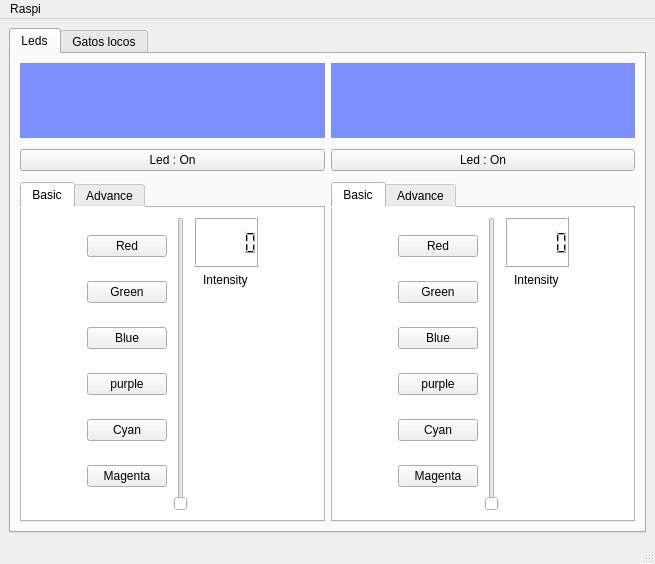
<?xml version="1.0" encoding="UTF-8"?>
<ui version="4.0">
 <class>MainWindow</class>
 <widget class="QMainWindow" name="MainWindow">
  <property name="geometry">
   <rect>
    <x>0</x>
    <y>0</y>
    <width>655</width>
    <height>563</height>
   </rect>
  </property>
  <property name="windowTitle">
   <string>MainWindow</string>
  </property>
  <widget class="QWidget" name="centralwidget">
   <layout class="QHBoxLayout" name="horizontalLayout_5">
    <item>
     <layout class="QVBoxLayout" name="verticalLayout_9">
      <item>
       <widget class="QTabWidget" name="tabWidget_3">
        <property name="currentIndex">
         <number>0</number>
        </property>
        <widget class="QWidget" name="tab_5">
         <attribute name="title">
          <string>Leds</string>
         </attribute>
         <layout class="QHBoxLayout" name="horizontalLayout_16">
          <item>
           <layout class="QHBoxLayout" name="horizontalLayout_11">
            <item>
             <layout class="QVBoxLayout" name="verticalLayout_13">
              <property name="spacing">
               <number>11</number>
              </property>
              <property name="sizeConstraint">
               <enum>QLayout::SetMaximumSize</enum>
              </property>
              <property name="topMargin">
               <number>0</number>
              </property>
              <item>
               <widget class="QLabel" name="label">
                <property name="enabled">
                 <bool>true</bool>
                </property>
                <property name="minimumSize">
                 <size>
                  <width>0</width>
                  <height>75</height>
                 </size>
                </property>
                <property name="styleSheet">
                 <string notr="true">background: rgb(124, 144, 255);
height: 100px;</string>
                </property>
                <property name="text">
                 <string/>
                </property>
               </widget>
              </item>
              <item>
               <widget class="QPushButton" name="pushButton">
                <property name="text">
                 <string>Led : On</string>
                </property>
               </widget>
              </item>
              <item>
               <widget class="QTabWidget" name="tabWidget">
                <property name="styleSheet">
                 <string notr="true">background:white;</string>
                </property>
                <property name="currentIndex">
                 <number>0</number>
                </property>
                <widget class="QWidget" name="tab">
                 <attribute name="title">
                  <string>Basic</string>
                 </attribute>
                 <layout class="QHBoxLayout" name="horizontalLayout_8">
                  <item>
                   <spacer name="horizontalSpacer_6">
                    <property name="orientation">
                     <enum>Qt::Horizontal</enum>
                    </property>
                    <property name="sizeHint" stdset="0">
                     <size>
                      <width>40</width>
                      <height>20</height>
                     </size>
                    </property>
                   </spacer>
                  </item>
                  <item>
                   <layout class="QHBoxLayout" name="horizontalLayout_7">
                    <item>
                     <layout class="QVBoxLayout" name="verticalLayout">
                      <item>
                       <widget class="QPushButton" name="pushButton_5">
                        <property name="styleSheet">
                         <string notr="true">background-color: rgb(240, 240, 240);</string>
                        </property>
                        <property name="text">
                         <string>Red</string>
                        </property>
                       </widget>
                      </item>
                      <item>
                       <widget class="QPushButton" name="pushButton_4">
                        <property name="styleSheet">
                         <string notr="true">background-color: rgb(240, 240, 240);</string>
                        </property>
                        <property name="text">
                         <string>Green</string>
                        </property>
                       </widget>
                      </item>
                      <item>
                       <widget class="QPushButton" name="pushButton_3">
                        <property name="styleSheet">
                         <string notr="true">background-color: rgb(240, 240, 240);</string>
                        </property>
                        <property name="text">
                         <string>Blue</string>
                        </property>
                       </widget>
                      </item>
                      <item>
                       <widget class="QPushButton" name="pushButton_6">
                        <property name="styleSheet">
                         <string notr="true">background-color: rgb(240, 240, 240);</string>
                        </property>
                        <property name="text">
                         <string>purple</string>
                        </property>
                       </widget>
                      </item>
                      <item>
                       <widget class="QPushButton" name="pushButton_2">
                        <property name="styleSheet">
                         <string notr="true">background-color: rgb(240, 240, 240);</string>
                        </property>
                        <property name="text">
                         <string>Cyan</string>
                        </property>
                       </widget>
                      </item>
                      <item>
                       <widget class="QPushButton" name="pushButton_7">
                        <property name="styleSheet">
                         <string notr="true">background-color: rgb(240, 240, 240);</string>
                        </property>
                        <property name="text">
                         <string>Magenta</string>
                        </property>
                       </widget>
                      </item>
                     </layout>
                    </item>
                    <item>
                     <widget class="QSlider" name="verticalSlider">
                      <property name="maximum">
                       <number>100</number>
                      </property>
                      <property name="orientation">
                       <enum>Qt::Vertical</enum>
                      </property>
                     </widget>
                    </item>
                    <item>
                     <layout class="QVBoxLayout" name="verticalLayout_11">
                      <item>
                       <widget class="QLCDNumber" name="lcdNumber_5">
                        <property name="maximumSize">
                         <size>
                          <width>100</width>
                          <height>50</height>
                         </size>
                        </property>
                       </widget>
                      </item>
                      <item alignment="Qt::AlignHCenter|Qt::AlignTop">
                       <widget class="QLabel" name="label_5">
                        <property name="text">
                         <string>Intensity</string>
                        </property>
                       </widget>
                      </item>
                     </layout>
                    </item>
                   </layout>
                  </item>
                  <item>
                   <spacer name="horizontalSpacer_8">
                    <property name="orientation">
                     <enum>Qt::Horizontal</enum>
                    </property>
                    <property name="sizeHint" stdset="0">
                     <size>
                      <width>40</width>
                      <height>20</height>
                     </size>
                    </property>
                   </spacer>
                  </item>
                 </layout>
                </widget>
                <widget class="QWidget" name="tab_2">
                 <attribute name="title">
                  <string>Advance</string>
                 </attribute>
                 <layout class="QVBoxLayout" name="verticalLayout_12">
                  <item>
                   <layout class="QHBoxLayout" name="horizontalLayout">
                    <item>
                     <layout class="QVBoxLayout" name="verticalLayout_4">
                      <item>
                       <widget class="QLCDNumber" name="lcdNumber">
                        <property name="maximumSize">
                         <size>
                          <width>100</width>
                          <height>16777215</height>
                         </size>
                        </property>
                       </widget>
                      </item>
                      <item alignment="Qt::AlignHCenter">
                       <widget class="QSlider" name="verticalSlider_6">
                        <property name="maximum">
                         <number>255</number>
                        </property>
                        <property name="value">
                         <number>100</number>
                        </property>
                        <property name="orientation">
                         <enum>Qt::Vertical</enum>
                        </property>
                       </widget>
                      </item>
                      <item alignment="Qt::AlignHCenter">
                       <widget class="QLabel" name="label_4">
                        <property name="styleSheet">
                         <string notr="true">padding:6px;</string>
                        </property>
                        <property name="text">
                         <string>Red</string>
                        </property>
                       </widget>
                      </item>
                     </layout>
                    </item>
                    <item>
                     <layout class="QVBoxLayout" name="verticalLayout_2">
                      <item>
                       <widget class="QLCDNumber" name="lcdNumber_3">
                        <property name="maximumSize">
                         <size>
                          <width>100</width>
                          <height>16777215</height>
                         </size>
                        </property>
                       </widget>
                      </item>
                      <item alignment="Qt::AlignHCenter">
                       <widget class="QSlider" name="verticalSlider_3">
                        <property name="maximum">
                         <number>255</number>
                        </property>
                        <property name="value">
                         <number>100</number>
                        </property>
                        <property name="orientation">
                         <enum>Qt::Vertical</enum>
                        </property>
                       </widget>
                      </item>
                      <item alignment="Qt::AlignHCenter">
                       <widget class="QLabel" name="label_2">
                        <property name="styleSheet">
                         <string notr="true">padding:6px;</string>
                        </property>
                        <property name="text">
                         <string>Green</string>
                        </property>
                       </widget>
                      </item>
                     </layout>
                    </item>
                    <item>
                     <layout class="QVBoxLayout" name="verticalLayout_3">
                      <item>
                       <widget class="QLCDNumber" name="lcdNumber_2">
                        <property name="maximumSize">
                         <size>
                          <width>100</width>
                          <height>16777215</height>
                         </size>
                        </property>
                       </widget>
                      </item>
                      <item alignment="Qt::AlignHCenter">
                       <widget class="QSlider" name="verticalSlider_5">
                        <property name="maximum">
                         <number>255</number>
                        </property>
                        <property name="value">
                         <number>100</number>
                        </property>
                        <property name="orientation">
                         <enum>Qt::Vertical</enum>
                        </property>
                       </widget>
                      </item>
                      <item alignment="Qt::AlignHCenter">
                       <widget class="QLabel" name="label_3">
                        <property name="styleSheet">
                         <string notr="true">padding:6px;</string>
                        </property>
                        <property name="text">
                         <string>Blue</string>
                        </property>
                       </widget>
                      </item>
                     </layout>
                    </item>
                    <item>
                     <spacer name="horizontalSpacer_10">
                      <property name="orientation">
                       <enum>Qt::Horizontal</enum>
                      </property>
                      <property name="sizeHint" stdset="0">
                       <size>
                        <width>40</width>
                        <height>20</height>
                       </size>
                      </property>
                     </spacer>
                    </item>
                   </layout>
                  </item>
                  <item>
                   <layout class="QHBoxLayout" name="horizontalLayout_2">
                    <item>
                     <widget class="QSlider" name="horizontalSlider">
                      <property name="maximum">
                       <number>100</number>
                      </property>
                      <property name="orientation">
                       <enum>Qt::Horizontal</enum>
                      </property>
                     </widget>
                    </item>
                    <item>
                     <widget class="QLCDNumber" name="lcdNumber_4">
                      <property name="maximumSize">
                       <size>
                        <width>100</width>
                        <height>16777215</height>
                       </size>
                      </property>
                     </widget>
                    </item>
                    <item>
                     <spacer name="horizontalSpacer_12">
                      <property name="orientation">
                       <enum>Qt::Horizontal</enum>
                      </property>
                      <property name="sizeHint" stdset="0">
                       <size>
                        <width>40</width>
                        <height>20</height>
                       </size>
                      </property>
                     </spacer>
                    </item>
                   </layout>
                  </item>
                 </layout>
                </widget>
               </widget>
              </item>
             </layout>
            </item>
            <item>
             <layout class="QVBoxLayout" name="verticalLayout_17">
              <property name="spacing">
               <number>11</number>
              </property>
              <property name="sizeConstraint">
               <enum>QLayout::SetMaximumSize</enum>
              </property>
              <property name="topMargin">
               <number>0</number>
              </property>
              <item>
               <widget class="QLabel" name="label_12">
                <property name="enabled">
                 <bool>true</bool>
                </property>
                <property name="minimumSize">
                 <size>
                  <width>0</width>
                  <height>75</height>
                 </size>
                </property>
                <property name="styleSheet">
                 <string notr="true">background: rgb(124, 144, 255);
height: 100px;</string>
                </property>
                <property name="text">
                 <string/>
                </property>
               </widget>
              </item>
              <item>
               <widget class="QPushButton" name="pushButton_16">
                <property name="text">
                 <string>Led : On</string>
                </property>
               </widget>
              </item>
              <item>
               <widget class="QTabWidget" name="tabWidget_4">
                <property name="styleSheet">
                 <string notr="true">background:white;</string>
                </property>
                <property name="currentIndex">
                 <number>0</number>
                </property>
                <widget class="QWidget" name="tab_7">
                 <attribute name="title">
                  <string>Basic</string>
                 </attribute>
                 <layout class="QHBoxLayout" name="horizontalLayout_12">
                  <item>
                   <spacer name="horizontalSpacer">
                    <property name="orientation">
                     <enum>Qt::Horizontal</enum>
                    </property>
                    <property name="sizeHint" stdset="0">
                     <size>
                      <width>40</width>
                      <height>20</height>
                     </size>
                    </property>
                   </spacer>
                  </item>
                  <item>
                   <layout class="QHBoxLayout" name="horizontalLayout_13">
                    <item>
                     <layout class="QVBoxLayout" name="verticalLayout_18">
                      <item>
                       <widget class="QPushButton" name="pushButton_17">
                        <property name="styleSheet">
                         <string notr="true">background-color: rgb(240, 240, 240);</string>
                        </property>
                        <property name="text">
                         <string>Red</string>
                        </property>
                       </widget>
                      </item>
                      <item>
                       <widget class="QPushButton" name="pushButton_18">
                        <property name="styleSheet">
                         <string notr="true">background-color: rgb(240, 240, 240);</string>
                        </property>
                        <property name="text">
                         <string>Green</string>
                        </property>
                       </widget>
                      </item>
                      <item>
                       <widget class="QPushButton" name="pushButton_19">
                        <property name="styleSheet">
                         <string notr="true">background-color: rgb(240, 240, 240);</string>
                        </property>
                        <property name="text">
                         <string>Blue</string>
                        </property>
                       </widget>
                      </item>
                      <item>
                       <widget class="QPushButton" name="pushButton_20">
                        <property name="styleSheet">
                         <string notr="true">background-color: rgb(240, 240, 240);</string>
                        </property>
                        <property name="text">
                         <string>purple</string>
                        </property>
                       </widget>
                      </item>
                      <item>
                       <widget class="QPushButton" name="pushButton_21">
                        <property name="styleSheet">
                         <string notr="true">background-color: rgb(240, 240, 240);</string>
                        </property>
                        <property name="text">
                         <string>Cyan</string>
                        </property>
                       </widget>
                      </item>
                      <item>
                       <widget class="QPushButton" name="pushButton_22">
                        <property name="styleSheet">
                         <string notr="true">background-color: rgb(240, 240, 240);</string>
                        </property>
                        <property name="text">
                         <string>Magenta</string>
                        </property>
                       </widget>
                      </item>
                     </layout>
                    </item>
                    <item>
                     <widget class="QSlider" name="verticalSlider_9">
                      <property name="maximum">
                       <number>100</number>
                      </property>
                      <property name="orientation">
                       <enum>Qt::Vertical</enum>
                      </property>
                     </widget>
                    </item>
                    <item>
                     <layout class="QVBoxLayout" name="verticalLayout_19">
                      <item>
                       <widget class="QLCDNumber" name="lcdNumber_11">
                        <property name="maximumSize">
                         <size>
                          <width>100</width>
                          <height>50</height>
                         </size>
                        </property>
                       </widget>
                      </item>
                      <item alignment="Qt::AlignHCenter|Qt::AlignTop">
                       <widget class="QLabel" name="label_13">
                        <property name="text">
                         <string>Intensity</string>
                        </property>
                       </widget>
                      </item>
                     </layout>
                    </item>
                   </layout>
                  </item>
                  <item>
                   <spacer name="horizontalSpacer_7">
                    <property name="orientation">
                     <enum>Qt::Horizontal</enum>
                    </property>
                    <property name="sizeHint" stdset="0">
                     <size>
                      <width>40</width>
                      <height>20</height>
                     </size>
                    </property>
                   </spacer>
                  </item>
                 </layout>
                </widget>
                <widget class="QWidget" name="tab_8">
                 <attribute name="title">
                  <string>Advance</string>
                 </attribute>
                 <layout class="QVBoxLayout" name="verticalLayout_20">
                  <item>
                   <layout class="QHBoxLayout" name="horizontalLayout_14">
                    <item>
                     <layout class="QVBoxLayout" name="verticalLayout_21">
                      <item>
                       <widget class="QLCDNumber" name="lcdNumber_12">
                        <property name="maximumSize">
                         <size>
                          <width>100</width>
                          <height>16777215</height>
                         </size>
                        </property>
                       </widget>
                      </item>
                      <item alignment="Qt::AlignHCenter">
                       <widget class="QSlider" name="verticalSlider_10">
                        <property name="maximum">
                         <number>255</number>
                        </property>
                        <property name="value">
                         <number>100</number>
                        </property>
                        <property name="orientation">
                         <enum>Qt::Vertical</enum>
                        </property>
                       </widget>
                      </item>
                      <item alignment="Qt::AlignHCenter">
                       <widget class="QLabel" name="label_14">
                        <property name="styleSheet">
                         <string notr="true">padding:6px;</string>
                        </property>
                        <property name="text">
                         <string>Red</string>
                        </property>
                       </widget>
                      </item>
                     </layout>
                    </item>
                    <item>
                     <layout class="QVBoxLayout" name="verticalLayout_22">
                      <item>
                       <widget class="QLCDNumber" name="lcdNumber_13">
                        <property name="maximumSize">
                         <size>
                          <width>100</width>
                          <height>16777215</height>
                         </size>
                        </property>
                       </widget>
                      </item>
                      <item alignment="Qt::AlignHCenter">
                       <widget class="QSlider" name="verticalSlider_11">
                        <property name="maximum">
                         <number>255</number>
                        </property>
                        <property name="value">
                         <number>100</number>
                        </property>
                        <property name="orientation">
                         <enum>Qt::Vertical</enum>
                        </property>
                       </widget>
                      </item>
                      <item alignment="Qt::AlignHCenter">
                       <widget class="QLabel" name="label_15">
                        <property name="styleSheet">
                         <string notr="true">padding:6px;</string>
                        </property>
                        <property name="text">
                         <string>Green</string>
                        </property>
                       </widget>
                      </item>
                     </layout>
                    </item>
                    <item>
                     <layout class="QVBoxLayout" name="verticalLayout_23">
                      <item>
                       <widget class="QLCDNumber" name="lcdNumber_14">
                        <property name="maximumSize">
                         <size>
                          <width>100</width>
                          <height>16777215</height>
                         </size>
                        </property>
                       </widget>
                      </item>
                      <item alignment="Qt::AlignHCenter">
                       <widget class="QSlider" name="verticalSlider_12">
                        <property name="maximum">
                         <number>255</number>
                        </property>
                        <property name="value">
                         <number>100</number>
                        </property>
                        <property name="orientation">
                         <enum>Qt::Vertical</enum>
                        </property>
                       </widget>
                      </item>
                      <item alignment="Qt::AlignHCenter">
                       <widget class="QLabel" name="label_16">
                        <property name="styleSheet">
                         <string notr="true">padding:6px;</string>
                        </property>
                        <property name="text">
                         <string>Blue</string>
                        </property>
                       </widget>
                      </item>
                     </layout>
                    </item>
                    <item>
                     <spacer name="horizontalSpacer_9">
                      <property name="orientation">
                       <enum>Qt::Horizontal</enum>
                      </property>
                      <property name="sizeHint" stdset="0">
                       <size>
                        <width>40</width>
                        <height>20</height>
                       </size>
                      </property>
                     </spacer>
                    </item>
                   </layout>
                  </item>
                  <item>
                   <layout class="QHBoxLayout" name="horizontalLayout_15">
                    <item>
                     <widget class="QSlider" name="horizontalSlider_3">
                      <property name="maximum">
                       <number>100</number>
                      </property>
                      <property name="orientation">
                       <enum>Qt::Horizontal</enum>
                      </property>
                     </widget>
                    </item>
                    <item>
                     <widget class="QLCDNumber" name="lcdNumber_15">
                      <property name="maximumSize">
                       <size>
                        <width>100</width>
                        <height>16777215</height>
                       </size>
                      </property>
                     </widget>
                    </item>
                    <item>
                     <spacer name="horizontalSpacer_11">
                      <property name="orientation">
                       <enum>Qt::Horizontal</enum>
                      </property>
                      <property name="sizeHint" stdset="0">
                       <size>
                        <width>40</width>
                        <height>20</height>
                       </size>
                      </property>
                     </spacer>
                    </item>
                   </layout>
                  </item>
                 </layout>
                </widget>
               </widget>
              </item>
             </layout>
            </item>
           </layout>
          </item>
         </layout>
        </widget>
        <widget class="QWidget" name="tab_6">
         <property name="minimumSize">
          <size>
           <width>629</width>
           <height>475</height>
          </size>
         </property>
         <property name="maximumSize">
          <size>
           <width>16777215</width>
           <height>475</height>
          </size>
         </property>
         <attribute name="title">
          <string>Gatos locos</string>
         </attribute>
         <widget class="QWidget" name="verticalLayoutWidget_6">
          <property name="geometry">
           <rect>
            <x>10</x>
            <y>10</y>
            <width>277</width>
            <height>216</height>
           </rect>
          </property>
          <layout class="QVBoxLayout" name="verticalLayout_24">
           <item>
            <widget class="QLabel" name="label_11">
             <property name="styleSheet">
              <string notr="true">background-color: rgb(129, 125, 255);</string>
             </property>
             <property name="text">
              <string/>
             </property>
             <property name="pixmap">
              <pixmap>gatos/4.png</pixmap>
             </property>
             <property name="scaledContents">
              <bool>true</bool>
             </property>
            </widget>
           </item>
           <item>
            <layout class="QHBoxLayout" name="horizontalLayout_17">
             <item>
              <widget class="QPushButton" name="pushButton_15">
               <property name="text">
                <string>Timer</string>
               </property>
              </widget>
             </item>
             <item>
              <widget class="QLabel" name="label_17">
               <property name="text">
                <string>00:00</string>
               </property>
              </widget>
             </item>
            </layout>
           </item>
          </layout>
         </widget>
        </widget>
       </widget>
      </item>
     </layout>
    </item>
   </layout>
  </widget>
  <widget class="QMenuBar" name="menubar">
   <property name="geometry">
    <rect>
     <x>0</x>
     <y>0</y>
     <width>655</width>
     <height>21</height>
    </rect>
   </property>
   <widget class="QMenu" name="menuRaspi">
    <property name="title">
     <string>Raspi</string>
    </property>
    <widget class="QMenu" name="menuPin_leds">
     <property name="title">
      <string>Pin leds</string>
     </property>
     <addaction name="actionLed_1"/>
     <addaction name="actionLed_2"/>
     <addaction name="separator"/>
     <addaction name="actionRestableser"/>
    </widget>
    <addaction name="menuPin_leds"/>
   </widget>
   <addaction name="menuRaspi"/>
  </widget>
  <widget class="QStatusBar" name="statusbar">
   <property name="enabled">
    <bool>true</bool>
   </property>
   <property name="tabletTracking">
    <bool>false</bool>
   </property>
  </widget>
  <action name="actionActivar">
   <property name="text">
    <string>Activar</string>
   </property>
  </action>
  <action name="actionLed_1">
   <property name="checkable">
    <bool>false</bool>
   </property>
   <property name="checked">
    <bool>false</bool>
   </property>
   <property name="enabled">
    <bool>true</bool>
   </property>
   <property name="text">
    <string>Led 1</string>
   </property>
  </action>
  <action name="actionLed_2">
   <property name="text">
    <string>Led 2</string>
   </property>
  </action>
  <action name="actionRestableser">
   <property name="text">
    <string>Reset All</string>
   </property>
  </action>
 </widget>
 <resources/>
 <connections>
  <connection>
   <sender>verticalSlider_6</sender>
   <signal>valueChanged(int)</signal>
   <receiver>lcdNumber</receiver>
   <slot>display(int)</slot>
   <hints>
    <hint type="sourcelabel">
     <x>69</x>
     <y>321</y>
    </hint>
    <hint type="destinationlabel">
     <x>90</x>
     <y>235</y>
    </hint>
   </hints>
  </connection>
  <connection>
   <sender>verticalSlider_3</sender>
   <signal>valueChanged(int)</signal>
   <receiver>lcdNumber_3</receiver>
   <slot>display(int)</slot>
   <hints>
    <hint type="sourcelabel">
     <x>149</x>
     <y>306</y>
    </hint>
    <hint type="destinationlabel">
     <x>165</x>
     <y>228</y>
    </hint>
   </hints>
  </connection>
  <connection>
   <sender>verticalSlider_5</sender>
   <signal>valueChanged(int)</signal>
   <receiver>lcdNumber_2</receiver>
   <slot>display(int)</slot>
   <hints>
    <hint type="sourcelabel">
     <x>221</x>
     <y>317</y>
    </hint>
    <hint type="destinationlabel">
     <x>233</x>
     <y>239</y>
    </hint>
   </hints>
  </connection>
  <connection>
   <sender>horizontalSlider</sender>
   <signal>valueChanged(int)</signal>
   <receiver>lcdNumber_4</receiver>
   <slot>display(int)</slot>
   <hints>
    <hint type="sourcelabel">
     <x>133</x>
     <y>490</y>
    </hint>
    <hint type="destinationlabel">
     <x>167</x>
     <y>502</y>
    </hint>
   </hints>
  </connection>
  <connection>
   <sender>verticalSlider</sender>
   <signal>valueChanged(int)</signal>
   <receiver>lcdNumber_5</receiver>
   <slot>display(int)</slot>
   <hints>
    <hint type="sourcelabel">
     <x>169</x>
     <y>254</y>
    </hint>
    <hint type="destinationlabel">
     <x>209</x>
     <y>231</y>
    </hint>
   </hints>
  </connection>
  <connection>
   <sender>verticalSlider_9</sender>
   <signal>valueChanged(int)</signal>
   <receiver>lcdNumber_11</receiver>
   <slot>display(int)</slot>
   <hints>
    <hint type="sourcelabel">
     <x>478</x>
     <y>240</y>
    </hint>
    <hint type="destinationlabel">
     <x>530</x>
     <y>240</y>
    </hint>
   </hints>
  </connection>
  <connection>
   <sender>verticalSlider_10</sender>
   <signal>valueChanged(int)</signal>
   <receiver>lcdNumber_12</receiver>
   <slot>display(int)</slot>
   <hints>
    <hint type="sourcelabel">
     <x>379</x>
     <y>284</y>
    </hint>
    <hint type="destinationlabel">
     <x>347</x>
     <y>235</y>
    </hint>
   </hints>
  </connection>
  <connection>
   <sender>verticalSlider_11</sender>
   <signal>valueChanged(int)</signal>
   <receiver>lcdNumber_13</receiver>
   <slot>display(int)</slot>
   <hints>
    <hint type="sourcelabel">
     <x>450</x>
     <y>307</y>
    </hint>
    <hint type="destinationlabel">
     <x>452</x>
     <y>233</y>
    </hint>
   </hints>
  </connection>
  <connection>
   <sender>verticalSlider_12</sender>
   <signal>valueChanged(int)</signal>
   <receiver>lcdNumber_14</receiver>
   <slot>display(int)</slot>
   <hints>
    <hint type="sourcelabel">
     <x>514</x>
     <y>289</y>
    </hint>
    <hint type="destinationlabel">
     <x>532</x>
     <y>235</y>
    </hint>
   </hints>
  </connection>
  <connection>
   <sender>horizontalSlider_3</sender>
   <signal>valueChanged(int)</signal>
   <receiver>lcdNumber_15</receiver>
   <slot>display(int)</slot>
   <hints>
    <hint type="sourcelabel">
     <x>406</x>
     <y>499</y>
    </hint>
    <hint type="destinationlabel">
     <x>469</x>
     <y>502</y>
    </hint>
   </hints>
  </connection>
 </connections>
</ui>
